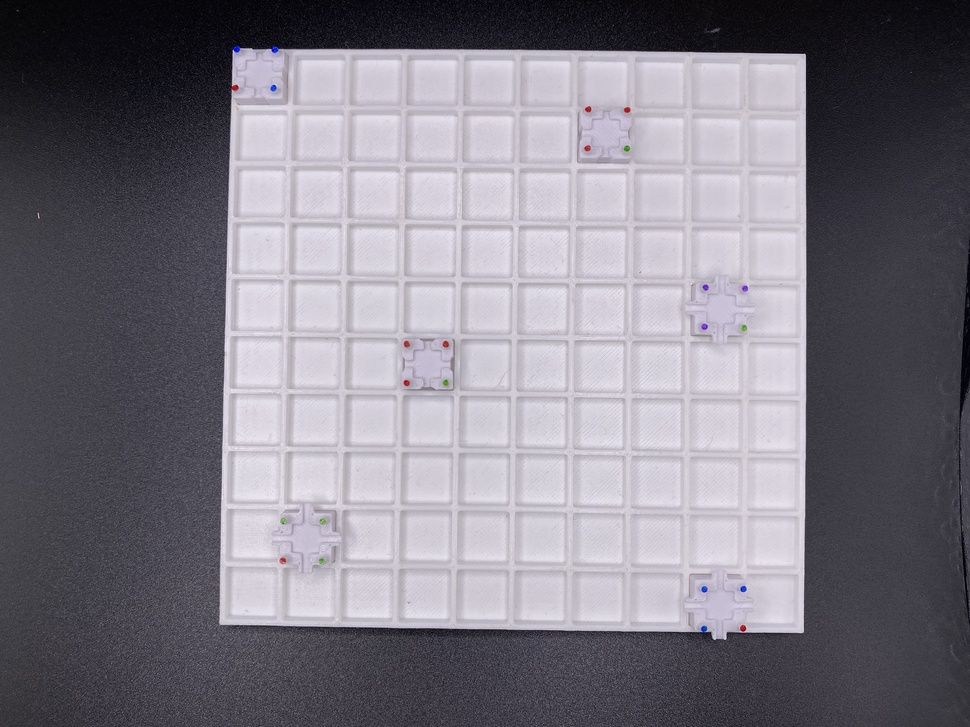
#> input picture data/Grid with block types- 01302024/IMG_5358.JPEG, 970 x 727 px, shrunk from 2048 x 1536 before the run
$ python -i contour_finder.py   (imports and definitions only)
#> lines starting #> are read from the running program, lines starting #| are printed output that depends on the picture; after the words box and inside, x2 and y2 are one past the last pixel; in counts of white or black regions, pixels touching at a corner belong together
#> further down, picture is the input picture: shape (727, 970, 3); mean B, G, R 132.9, 123.2, 126.7
import cv2 as cv
import numpy as np

class ContourFinder:
    """
    ## ContourFinder
    This class is responsible for finding contours of the grid in an image.

    ### Methods
    - `find_contours(image: np.ndarray) -> list`
        - This method finds the contours of the grid in the given image and returns the top 5 contours sorted by area.

    ### Example
    ```python
    import cv2 as cv
    from src.objs.image.detectors.contour_finder import ContourFinder

    image = cv.imread('path/to/image.jpg')
    gray = cv.cvtColor(image, cv.COLOR_BGR2GRAY)
    blurred = cv.GaussianBlur(gray, (5, 5), 0)
    edged = cv.Canny(blurred, 50, 150)
    contours = ContourFinder.find_contours(edged)
    ```

    ## reference
    https://learnopencv.com/automatic-document-scanner-using-opencv/
    """
    @staticmethod
    def find_contours(image: np.ndarray) -> list:
        """ This method finds the contours of the Grid in the given image and returns the top 5 contours sorted by area."""

        # EDGE DETECTION
        blurred = cv.GaussianBlur(image, (11, 11), 0)
        canny = cv.Canny(blurred, 0, 200)
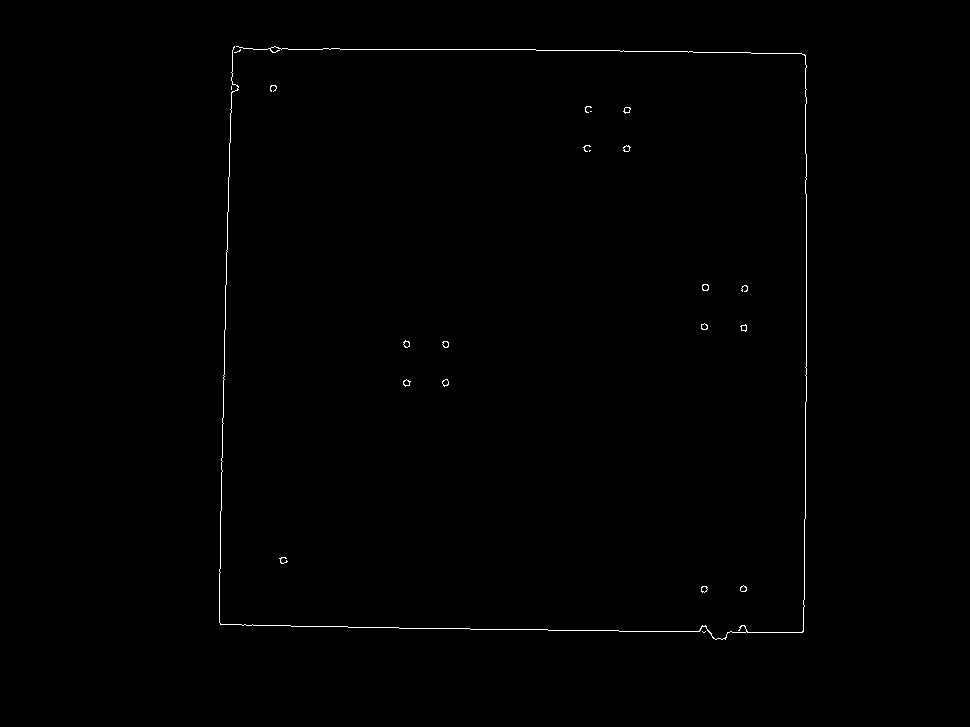
#> canny: shape (727, 970); 0.39% white in thin lines or dots, all inside (x1, y1, x2, y2) = (219, 46, 807, 640)

        # CONTOUR DETECTION
        contours, _ = cv.findContours(canny, cv.RETR_EXTERNAL, cv.CHAIN_APPROX_SIMPLE)
#> contours = 22 contours, 10 with area under 20; largest, box (x1, y1, x2, y2) and area: (702, 284, 709, 291) 34, (219, 46, 807, 640) 34, (403, 379, 411, 387) 31, (442, 379, 449, 387) 30, (442, 341, 449, 348) 30
        return sorted(contours, key=cv.contourArea, reverse=True)[:5]

>>> import cv2
>>> picture = cv2.imread('../../../../data/Grid with block types- 01302024/IMG_5358.JPEG')
>>> result = ContourFinder().find_contours(picture)
#> result = 5 contours; box (x1, y1, x2, y2) and area: (702, 284, 709, 291) 34, (219, 46, 807, 640) 34, (403, 379, 411, 387) 31, (442, 379, 449, 387) 30, (442, 341, 449, 348) 30

$ run again, on data/Grid with block types- 01302024/IMG_5361.JPEG
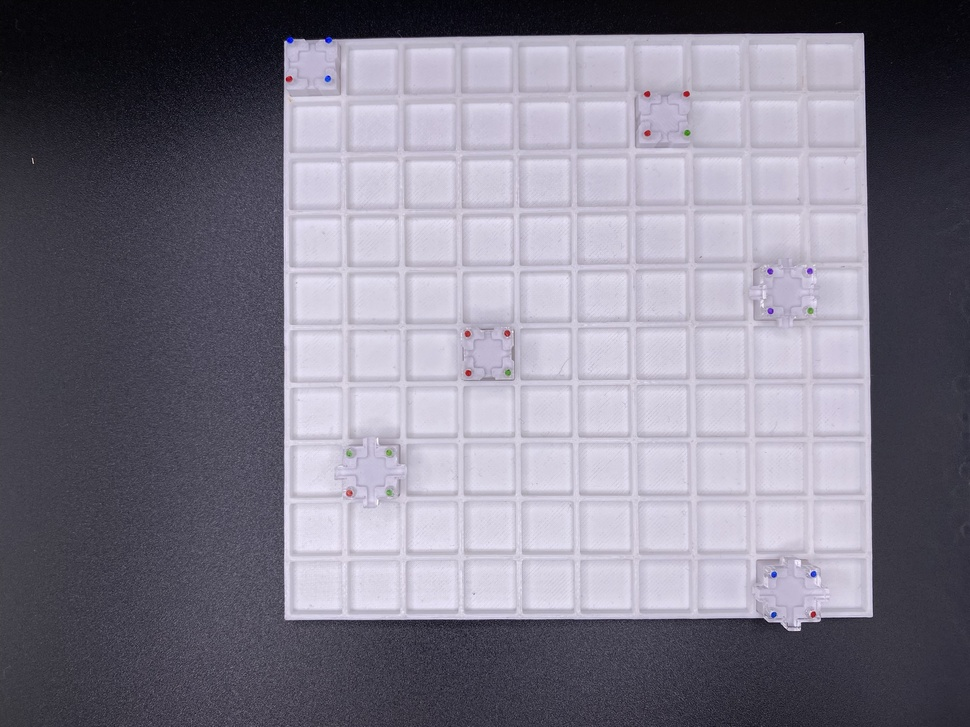
#> input picture data/Grid with block types- 01302024/IMG_5361.JPEG, 970 x 727 px, shrunk from 2048 x 1536 before the run
#> picture is the input picture: shape (727, 970, 3); mean B, G, R 137.3, 123.2, 126.6
#> in find_contours, `canny = cv.Canny(blurred, 0, 200)`:
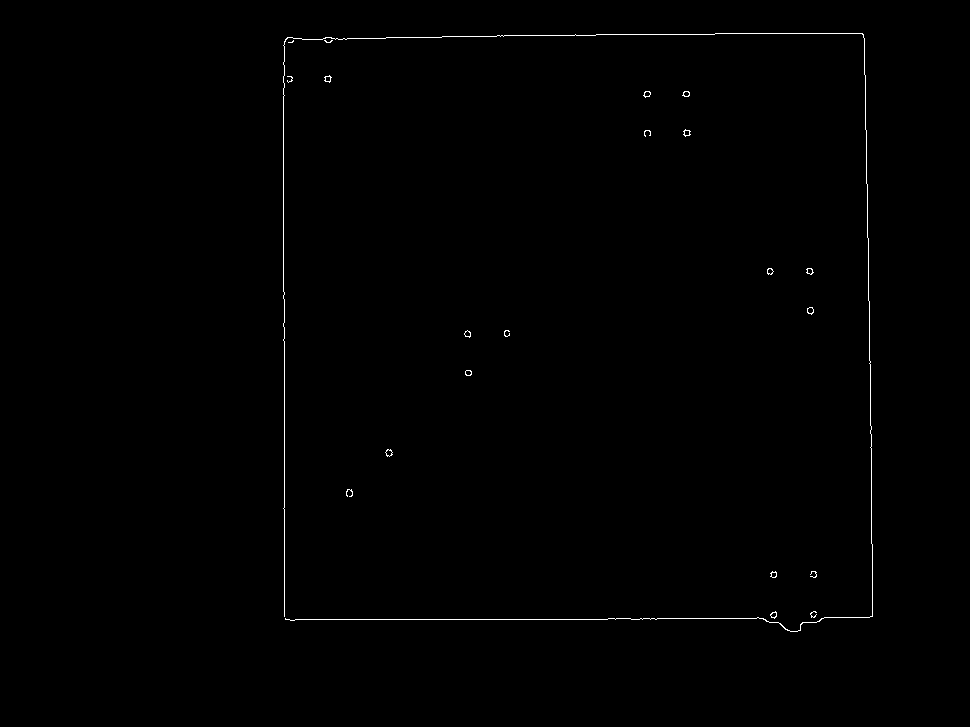
#> canny: shape (727, 970); 0.39% white in thin lines or dots, all inside (x1, y1, x2, y2) = (283, 33, 873, 632)
#> contours = 21 contours, 8 with area under 20; largest, box (x1, y1, x2, y2) and area: (385, 449, 393, 457) 33, (807, 307, 814, 315) 33, (683, 129, 691, 137) 31, (324, 75, 332, 83) 30, (806, 268, 814, 275) 30
#> result = 5 contours; box (x1, y1, x2, y2) and area: (385, 449, 393, 457) 33, (807, 307, 814, 315) 33, (683, 129, 691, 137) 31, (324, 75, 332, 83) 30, (806, 268, 814, 275) 30
